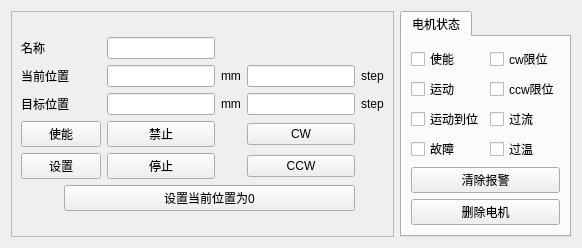
   <widget class="QWidget" name="tab_3">
    <attribute name="title">
     <string>4</string>
    </attribute>
    <layout class="QGridLayout" name="gridLayout_60">
     <item row="0" column="0">
      <layout class="QGridLayout" name="gridLayout_33">
       <item row="0" column="1">
        <widget class="QTabWidget" name="tabWidget_5">
         <property name="styleSheet">
          <string notr="true">font: 9pt &quot;黑体&quot;;</string>
         </property>
         <property name="currentIndex">
          <number>0</number>
         </property>
         <widget class="QWidget" name="tab_20">
          <attribute name="title">
           <string>电机状态</string>
          </attribute>
          <layout class="QGridLayout" name="gridLayout_34">
           <item row="0" column="0">
            <layout class="QGridLayout" name="gridLayout_35">
             <item row="0" column="0">
              <widget class="QCheckBox" name="enableflag_4">
               <property name="text">
                <string>使能</string>
               </property>
              </widget>
             </item>
             <item row="0" column="1">
              <widget class="QCheckBox" name="cwlimit_4">
               <property name="text">
                <string>cw限位</string>
               </property>
              </widget>
             </item>
             <item row="1" column="0">
              <widget class="QCheckBox" name="moveflag_4">
               <property name="text">
                <string>运动</string>
               </property>
              </widget>
             </item>
             <item row="1" column="1">
              <widget class="QCheckBox" name="ccwlimit_4">
               <property name="text">
                <string>ccw限位</string>
               </property>
              </widget>
             </item>
             <item row="2" column="0">
              <widget class="QCheckBox" name="OKflag_4">
               <property name="text">
                <string>运动到位</string>
               </property>
              </widget>
             </item>
             <item row="2" column="1">
              <widget class="QCheckBox" name="overcurrent_4">
               <property name="text">
                <string>过流</string>
               </property>
              </widget>
             </item>
             <item row="3" column="0">
              <widget class="QCheckBox" name="alarmflag_4">
               <property name="text">
                <string>故障</string>
               </property>
              </widget>
             </item>
             <item row="3" column="1">
              <widget class="QCheckBox" name="overvtemp_4">
               <property name="text">
                <string>过温</string>
               </property>
              </widget>
             </item>
             <item row="4" column="0" colspan="2">
              <widget class="QPushButton" name="clear_4">
               <property name="text">
                <string>清除报警</string>
               </property>
              </widget>
             </item>
             <item row="5" column="0" colspan="2">
              <widget class="QPushButton" name="delete_4">
               <property name="text">
                <string>删除电机</string>
               </property>
              </widget>
             </item>
            </layout>
           </item>
          </layout>
         </widget>
        </widget>
       </item>
       <item row="0" column="0">
        <widget class="QFrame" name="frame_4">
         <property name="frameShape">
          <enum>QFrame::StyledPanel</enum>
         </property>
         <property name="frameShadow">
          <enum>QFrame::Raised</enum>
         </property>
         <layout class="QGridLayout" name="gridLayout_36">
          <item row="0" column="0">
           <layout class="QGridLayout" name="gridLayout_37">
            <item row="4" column="2">
             <widget class="QPushButton" name="stop_4">
              <property name="text">
               <string>停止</string>
              </property>
             </widget>
            </item>
            <item row="1" column="3">
             <widget class="QLabel" name="label_41">
              <property name="text">
               <string>mm</string>
              </property>
             </widget>
            </item>
            <item row="4" column="0" colspan="2">
             <widget class="QPushButton" name="set_4">
              <property name="text">
               <string>设置</string>
              </property>
             </widget>
            </item>
            <item row="2" column="0" colspan="2">
             <widget class="QLabel" name="label_12">
              <property name="text">
               <string>目标位置</string>
              </property>
             </widget>
            </item>
            <item row="0" column="0" colspan="2">
             <widget class="QLabel" name="label_13">
              <property name="text">
               <string>名称</string>
              </property>
             </widget>
            </item>
            <item row="1" column="4">
             <widget class="QLineEdit" name="realposition_4"/>
            </item>
            <item row="5" column="1" colspan="4">
             <widget class="QPushButton" name="zero_4">
              <property name="text">
               <string>设置当前位置为0</string>
              </property>
             </widget>
            </item>
            <item row="2" column="5">
             <widget class="QLabel" name="label_42">
              <property name="text">
               <string>step</string>
              </property>
             </widget>
            </item>
            <item row="3" column="4">
             <widget class="QPushButton" name="cw_4">
              <property name="text">
               <string>CW</string>
              </property>
             </widget>
            </item>
            <item row="1" column="0" colspan="2">
             <widget class="QLabel" name="label_14">
              <property name="text">
               <string>当前位置</string>
              </property>
             </widget>
            </item>
            <item row="1" column="5">
             <widget class="QLabel" name="label_43">
              <property name="text">
               <string>step</string>
              </property>
             </widget>
            </item>
            <item row="2" column="3">
             <widget class="QLabel" name="label_44">
              <property name="text">
               <string>mm</string>
              </property>
             </widget>
            </item>
            <item row="4" column="4">
             <widget class="QPushButton" name="ccw_4">
              <property name="text">
               <string>CCW</string>
              </property>
             </widget>
            </item>
            <item row="3" column="0" colspan="2">
             <widget class="QPushButton" name="enable_4">
              <property name="text">
               <string>使能</string>
              </property>
             </widget>
            </item>
            <item row="3" column="2">
             <widget class="QPushButton" name="disable_4">
              <property name="text">
               <string>禁止</string>
              </property>
             </widget>
            </item>
            <item row="1" column="2">
             <widget class="QLineEdit" name="ex_real_pos_4"/>
            </item>
            <item row="0" column="2">
             <widget class="QLineEdit" name="name_4"/>
            </item>
            <item row="2" column="4">
             <widget class="QLineEdit" name="position_4"/>
            </item>
            <item row="2" column="2">
             <widget class="QLineEdit" name="ex_pos_4"/>
            </item>
           </layout>
          </item>
         </layout>
        </widget>
       </item>
      </layout>
     </item>
    </layout>
   </widget>
